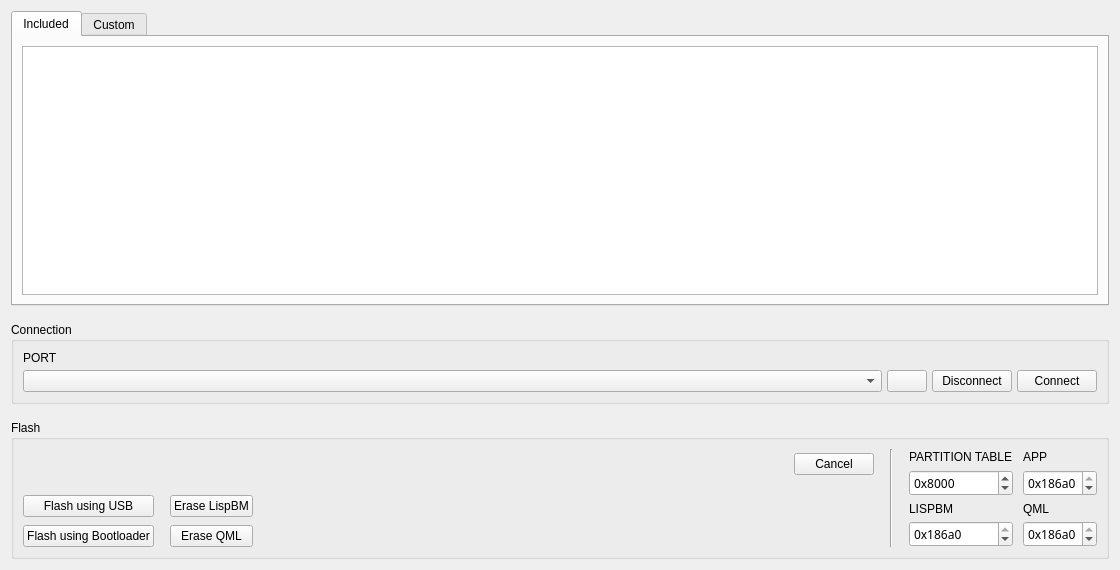
<?xml version="1.0" encoding="UTF-8"?>
<ui version="4.0">
 <class>PageEspProg</class>
 <widget class="QWidget" name="PageEspProg">
  <property name="geometry">
   <rect>
    <x>0</x>
    <y>0</y>
    <width>1120</width>
    <height>570</height>
   </rect>
  </property>
  <property name="windowTitle">
   <string>Form</string>
  </property>
  <layout class="QVBoxLayout" name="verticalLayout_2">
   <property name="spacing">
    <number>16</number>
   </property>
   <item>
    <widget class="QTabWidget" name="tabWidget">
     <property name="currentIndex">
      <number>0</number>
     </property>
     <widget class="QWidget" name="tab">
      <attribute name="title">
       <string>Included</string>
      </attribute>
      <layout class="QVBoxLayout" name="verticalLayout_5">
       <item>
        <widget class="QListWidget" name="fwList">
         <property name="selectionBehavior">
          <enum>QAbstractItemView::SelectionBehavior::SelectRows</enum>
         </property>
        </widget>
       </item>
      </layout>
     </widget>
     <widget class="QWidget" name="tab_2">
      <attribute name="title">
       <string>Custom</string>
      </attribute>
      <layout class="QVBoxLayout" name="verticalLayout_3" stretch="0,1">
       <item>
        <layout class="QGridLayout" name="gridLayout">
         <item row="0" column="0">
          <widget class="QLabel" name="label">
           <property name="text">
            <string>Bootloader</string>
           </property>
          </widget>
         </item>
         <item row="0" column="1">
          <widget class="QLineEdit" name="blEdit"/>
         </item>
         <item row="0" column="2">
          <widget class="QPushButton" name="blChooseButton">
           <property name="sizePolicy">
            <sizepolicy hsizetype="Fixed" vsizetype="Fixed">
             <horstretch>0</horstretch>
             <verstretch>0</verstretch>
            </sizepolicy>
           </property>
           <property name="toolTip">
            <string>Choose file...</string>
           </property>
           <property name="text">
            <string/>
           </property>
           <property name="icon">
            <iconset resource="../res.qrc">
             <normaloff>:/res/icons/Open Folder-96.png</normaloff>:/res/icons/Open Folder-96.png</iconset>
           </property>
          </widget>
         </item>
         <item row="1" column="0">
          <widget class="QLabel" name="label_3">
           <property name="text">
            <string>Partition Table</string>
           </property>
          </widget>
         </item>
         <item row="1" column="1">
          <widget class="QLineEdit" name="partEdit"/>
         </item>
         <item row="1" column="2">
          <widget class="QPushButton" name="partChooseButton">
           <property name="sizePolicy">
            <sizepolicy hsizetype="Fixed" vsizetype="Fixed">
             <horstretch>0</horstretch>
             <verstretch>0</verstretch>
            </sizepolicy>
           </property>
           <property name="toolTip">
            <string>Choose file...</string>
           </property>
           <property name="text">
            <string/>
           </property>
           <property name="icon">
            <iconset resource="../res.qrc">
             <normaloff>:/res/icons/Open Folder-96.png</normaloff>:/res/icons/Open Folder-96.png</iconset>
           </property>
          </widget>
         </item>
         <item row="2" column="0">
          <widget class="QLabel" name="label_4">
           <property name="text">
            <string>Application</string>
           </property>
          </widget>
         </item>
         <item row="2" column="1">
          <widget class="QLineEdit" name="appEdit"/>
         </item>
         <item row="2" column="2">
          <widget class="QPushButton" name="appChooseButton">
           <property name="sizePolicy">
            <sizepolicy hsizetype="Fixed" vsizetype="Fixed">
             <horstretch>0</horstretch>
             <verstretch>0</verstretch>
            </sizepolicy>
           </property>
           <property name="toolTip">
            <string>Choose file...</string>
           </property>
           <property name="text">
            <string/>
           </property>
           <property name="icon">
            <iconset resource="../res.qrc">
             <normaloff>:/res/icons/Open Folder-96.png</normaloff>:/res/icons/Open Folder-96.png</iconset>
           </property>
          </widget>
         </item>
        </layout>
       </item>
       <item>
        <spacer name="verticalSpacer">
         <property name="orientation">
          <enum>Qt::Orientation::Vertical</enum>
         </property>
         <property name="sizeHint" stdset="0">
          <size>
           <width>20</width>
           <height>148</height>
          </size>
         </property>
        </spacer>
       </item>
      </layout>
     </widget>
    </widget>
   </item>
   <item>
    <widget class="QGroupBox" name="groupBox">
     <property name="title">
      <string>Connection</string>
     </property>
     <layout class="QVBoxLayout" name="verticalLayout">
      <property name="spacing">
       <number>5</number>
      </property>
      <item>
       <widget class="QLabel" name="label_2">
        <property name="caption" stdset="0">
         <bool>true</bool>
        </property>
        <property name="text">
         <string>PORT</string>
        </property>
       </widget>
      </item>
      <item>
       <layout class="QHBoxLayout" name="horizontalLayout">
        <item>
         <widget class="QComboBox" name="serialPortBox">
          <property name="sizePolicy">
           <sizepolicy hsizetype="MinimumExpanding" vsizetype="Fixed">
            <horstretch>0</horstretch>
            <verstretch>0</verstretch>
           </sizepolicy>
          </property>
          <property name="toolTip">
           <string>Serial port</string>
          </property>
         </widget>
        </item>
        <item>
         <widget class="QPushButton" name="serialRefreshButton">
          <property name="sizePolicy">
           <sizepolicy hsizetype="Fixed" vsizetype="Fixed">
            <horstretch>0</horstretch>
            <verstretch>0</verstretch>
           </sizepolicy>
          </property>
          <property name="toolTip">
           <string>Refresh serial port list</string>
          </property>
          <property name="text">
           <string/>
          </property>
          <property name="icon">
           <iconset resource="../res.qrc">
            <normaloff>:/res/icons/Refresh-96.png</normaloff>:/res/icons/Refresh-96.png</iconset>
          </property>
         </widget>
        </item>
        <item>
         <widget class="QPushButton" name="serialDisconnectButton">
          <property name="sizePolicy">
           <sizepolicy hsizetype="Fixed" vsizetype="Fixed">
            <horstretch>0</horstretch>
            <verstretch>0</verstretch>
           </sizepolicy>
          </property>
          <property name="toolTip">
           <string>Disconnect</string>
          </property>
          <property name="text">
           <string>Disconnect</string>
          </property>
          <property name="icon">
           <iconset resource="../res.qrc">
            <normaloff>:/res/icons/Disconnected-96.png</normaloff>:/res/icons/Disconnected-96.png</iconset>
          </property>
         </widget>
        </item>
        <item>
         <widget class="QPushButton" name="serialConnectButton">
          <property name="sizePolicy">
           <sizepolicy hsizetype="Fixed" vsizetype="Fixed">
            <horstretch>0</horstretch>
            <verstretch>0</verstretch>
           </sizepolicy>
          </property>
          <property name="toolTip">
           <string>Connect</string>
          </property>
          <property name="text">
           <string>Connect</string>
          </property>
          <property name="icon">
           <iconset resource="../res.qrc">
            <normaloff>:/res/icons/Connected-96.png</normaloff>:/res/icons/Connected-96.png</iconset>
          </property>
         </widget>
        </item>
       </layout>
      </item>
     </layout>
    </widget>
   </item>
   <item>
    <widget class="QGroupBox" name="groupBox_2">
     <property name="title">
      <string>Flash</string>
     </property>
     <layout class="QHBoxLayout" name="flashLayout">
      <property name="spacing">
       <number>16</number>
      </property>
      <item>
       <layout class="QVBoxLayout" name="flashLeftLayout">
        <item>
         <layout class="QHBoxLayout" name="progLayout">
          <item>
           <widget class="DisplayPercentage" name="progWidget" native="true">
            <property name="sizePolicy">
             <sizepolicy hsizetype="MinimumExpanding" vsizetype="Preferred">
              <horstretch>0</horstretch>
              <verstretch>0</verstretch>
             </sizepolicy>
            </property>
            <property name="minimumSize">
             <size>
              <width>0</width>
              <height>30</height>
             </size>
            </property>
           </widget>
          </item>
          <item>
           <widget class="QPushButton" name="cancelButton">
            <property name="text">
             <string>Cancel</string>
            </property>
           </widget>
          </item>
         </layout>
        </item>
        <item>
         <layout class="QGridLayout" name="buttonLayout">
          <property name="verticalSpacing">
           <number>8</number>
          </property>
          <item row="0" column="0">
           <widget class="QPushButton" name="flashButton">
            <property name="primary" stdset="0">
             <bool>true</bool>
            </property>
            <property name="text">
             <string>Flash using USB</string>
            </property>
            <property name="icon">
             <iconset resource="../res.qrc">
              <normaloff>:/res/icons/Download-96.png</normaloff>:/res/icons/Download-96.png</iconset>
            </property>
           </widget>
          </item>
          <item row="0" column="1">
           <widget class="QPushButton" name="eraseLispButton">
            <property name="text">
             <string>Erase LispBM</string>
            </property>
           </widget>
          </item>
          <item row="0" column="2">
           <spacer name="horizontalSpacer_2">
            <property name="orientation">
             <enum>Qt::Orientation::Horizontal</enum>
            </property>
            <property name="sizeHint" stdset="0">
             <size>
              <width>40</width>
              <height>20</height>
             </size>
            </property>
           </spacer>
          </item>
          <item row="1" column="0">
           <widget class="QPushButton" name="flashBlButton">
            <property name="toolTip">
             <string>Flash using the bootloader. Requires that the vesc-firmware alredy is present.</string>
            </property>
            <property name="text">
             <string>Flash using Bootloader</string>
            </property>
           </widget>
          </item>
          <item row="1" column="1">
           <widget class="QPushButton" name="eraseQmlButton">
            <property name="text">
             <string>Erase QML</string>
            </property>
           </widget>
          </item>
         </layout>
        </item>
       </layout>
      </item>
      <item>
       <widget class="Line" name="flashLine">
        <property name="orientation">
         <enum>Qt::Orientation::Vertical</enum>
        </property>
       </widget>
      </item>
      <item>
       <layout class="QGridLayout" name="offsetLayout">
        <property name="horizontalSpacing">
         <number>10</number>
        </property>
        <property name="verticalSpacing">
         <number>5</number>
        </property>
        <item row="0" column="0">
         <widget class="QLabel" name="partOffsetLabel">
          <property name="caption" stdset="0">
           <bool>true</bool>
          </property>
          <property name="text">
           <string>PARTITION TABLE</string>
          </property>
         </widget>
        </item>
        <item row="0" column="1">
         <widget class="QLabel" name="appOffsetLabel">
          <property name="caption" stdset="0">
           <bool>true</bool>
          </property>
          <property name="text">
           <string>APP</string>
          </property>
         </widget>
        </item>
        <item row="1" column="0">
         <widget class="QSpinBox" name="partOffsetBox">
          <property name="arrows" stdset="0">
           <bool>false</bool>
          </property>
          <property name="font">
           <font>
            <family>Roboto Mono</family>
           </font>
          </property>
          <property name="prefix">
           <string>0x</string>
          </property>
          <property name="maximum">
           <number>9999999</number>
          </property>
          <property name="value">
           <number>32768</number>
          </property>
          <property name="displayIntegerBase">
           <number>16</number>
          </property>
         </widget>
        </item>
        <item row="1" column="1">
         <widget class="QSpinBox" name="appOffsetBox">
          <property name="arrows" stdset="0">
           <bool>false</bool>
          </property>
          <property name="font">
           <font>
            <family>Roboto Mono</family>
           </font>
          </property>
          <property name="prefix">
           <string>0x</string>
          </property>
          <property name="maximum">
           <number>9999999</number>
          </property>
          <property name="value">
           <number>131072</number>
          </property>
          <property name="displayIntegerBase">
           <number>16</number>
          </property>
         </widget>
        </item>
        <item row="2" column="0">
         <widget class="QLabel" name="lispOffsetLabel">
          <property name="caption" stdset="0">
           <bool>true</bool>
          </property>
          <property name="text">
           <string>LISPBM</string>
          </property>
         </widget>
        </item>
        <item row="2" column="1">
         <widget class="QLabel" name="qmlOffsetLabel">
          <property name="caption" stdset="0">
           <bool>true</bool>
          </property>
          <property name="text">
           <string>QML</string>
          </property>
         </widget>
        </item>
        <item row="3" column="0">
         <widget class="QSpinBox" name="lispOffsetBox">
          <property name="arrows" stdset="0">
           <bool>false</bool>
          </property>
          <property name="font">
           <font>
            <family>Roboto Mono</family>
           </font>
          </property>
          <property name="prefix">
           <string>0x</string>
          </property>
          <property name="maximum">
           <number>9999999</number>
          </property>
          <property name="value">
           <number>3407872</number>
          </property>
          <property name="displayIntegerBase">
           <number>16</number>
          </property>
         </widget>
        </item>
        <item row="3" column="1">
         <widget class="QSpinBox" name="qmlOffsetBox">
          <property name="arrows" stdset="0">
           <bool>false</bool>
          </property>
          <property name="font">
           <font>
            <family>Roboto Mono</family>
           </font>
          </property>
          <property name="prefix">
           <string>0x</string>
          </property>
          <property name="maximum">
           <number>9999999</number>
          </property>
          <property name="value">
           <number>3932160</number>
          </property>
          <property name="displayIntegerBase">
           <number>16</number>
          </property>
         </widget>
        </item>
       </layout>
      </item>
     </layout>
    </widget>
   </item>
  </layout>
 </widget>
 <customwidgets>
  <customwidget>
   <class>DisplayPercentage</class>
   <extends>QWidget</extends>
   <header>widgets/displaypercentage.h</header>
   <container>1</container>
  </customwidget>
 </customwidgets>
 <resources>
  <include location="../res.qrc"/>
 </resources>
 <connections/>
</ui>
